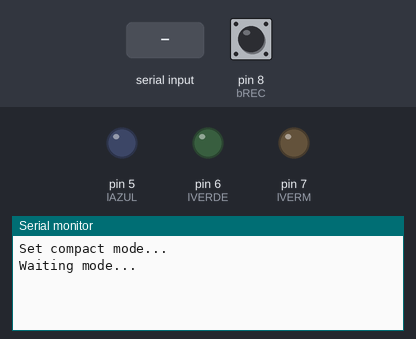
Simulated run of this program. Board: Arduino Uno, built with avr-gcc and run on an emulated ATmega328P. Shown: output pins drawn as LEDs (lit = HIGH), the last lines printed to the serial monitor. The inputs (shaded band) are chosen by the test bench; at power-on: pin 8 (bREC) HIGH.

Above: at 5.2 s.
5.3 s: pin 8 (bREC) pulled LOW for 0.15 s
At 6.1 s:
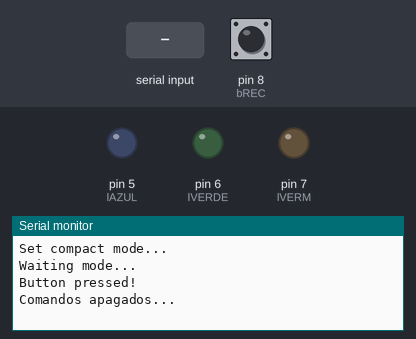
7.0 s: "1" received over the second serial link
At 10.3 s:
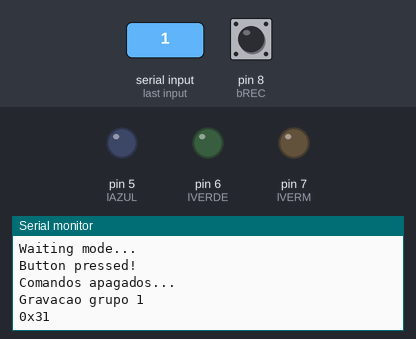

The program:

main.cpp
```cpp
#include <Arduino.h>
#include <SoftwareSerial.h>

#define lAZUL   5
#define lVERDE  6
#define lVERM   7
#define bREC    8

SoftwareSerial moduloSerial(2, 3); // RX, TX

int numLed = 0;
byte resposta;
//String resposta = "";

void setup() {

  Serial.begin(115200);
  moduloSerial.begin(38400);

  pinMode(lAZUL, OUTPUT);
  pinMode(lVERDE, OUTPUT);
  pinMode(lVERM, OUTPUT);
  pinMode(bREC, INPUT_PULLUP);

  Serial.println("Set compact mode...");
  delay(2000);
  moduloSerial.write(0xAA);
  moduloSerial.write(0x37);
  // Serial.println("Set baudrate...");
  // delay(2000);
  // moduloSerial.write(0xAA);
  // moduloSerial.write(0x35);
  Serial.println("Waiting mode...");
  delay(2000);
  moduloSerial.write(0xAA);
  moduloSerial.write(byte(0x00));

}

void loop() {

  if(!digitalRead(bREC)) {
    while (!digitalRead(bREC));
    delay(100);
    Serial.println("Button pressed!");
    Serial.println("Comandos apagados...");
    delay(2000);
    moduloSerial.write(0xAA);
    moduloSerial.write(0x04);
    Serial.println("Gravacao grupo 1");
    delay(2000);
    moduloSerial.write(0xAA);
    moduloSerial.write(0x11);
  }
  while (moduloSerial.available()) {
    //resposta = moduloSerial.readString();
    resposta = moduloSerial.read();
    Serial.print("0x");
    Serial.println(resposta, HEX);
    if (resposta == 0x46) {
      Serial.println("Grupo 1 finalizado");
      Serial.println("Gravacao grupo 2");
      delay(100);
      moduloSerial.write(0xAA);
      moduloSerial.write(0x12);
    }
    if (resposta == 0x47) {
      Serial.println("Grupo 2 finalizado");
      Serial.println("Gravacao grupo 3");
      delay(100);
      moduloSerial.write(0xAA);
      moduloSerial.write(0x13);
    }
    if (resposta == 0x48) {
      Serial.println("Grupo 3 finalizado");
      Serial.println("importando grupo 1 fale agora");
      delay(100);
      moduloSerial.write(0xAA);
      moduloSerial.write(0x21);
    }
    if (resposta == 0x11) {
      Serial.println("Grupo 3 finalizado");
      Serial.println("importando grupo 1 fale agora");
      delay(100);
      moduloSerial.write(0xAA);
      moduloSerial.write(0x21);
    }
  }

  // if(!digitalRead(bREC)) {
  //   if (numLed > 3) {
  //     numLed = 0;
  //   }
  //   switch (numLed)
  //   {
  //     case 0:
  //       digitalWrite(lAZUL, LOW);
  //       digitalWrite(lVERDE, LOW);
  //       digitalWrite(lVERM, LOW);
  //       break;
  //     case 1:
  //       digitalWrite(lAZUL, HIGH);
  //       digitalWrite(lVERDE, LOW);
  //       digitalWrite(lVERM, LOW);
  //       break;
  //     case 2:
  //       digitalWrite(lAZUL, LOW);
  //       digitalWrite(lVERDE, HIGH);
  //       digitalWrite(lVERM, LOW);
  //       break;
  //     case 3:
  //       digitalWrite(lAZUL, LOW);
  //       digitalWrite(lVERDE, LOW);
  //       digitalWrite(lVERM, HIGH);
  //       break;
  //   }
  //   numLed++;
  //   while (!digitalRead(bREC));
  //   delay(100);
  // }
}
```

Measured:
- after the input at 5.3 s, the serial monitor: prints a new line after 0.25 s (image 1)
- after the input at 7.0 s, the serial monitor: prints a new line after 2.6 s (image 2)
